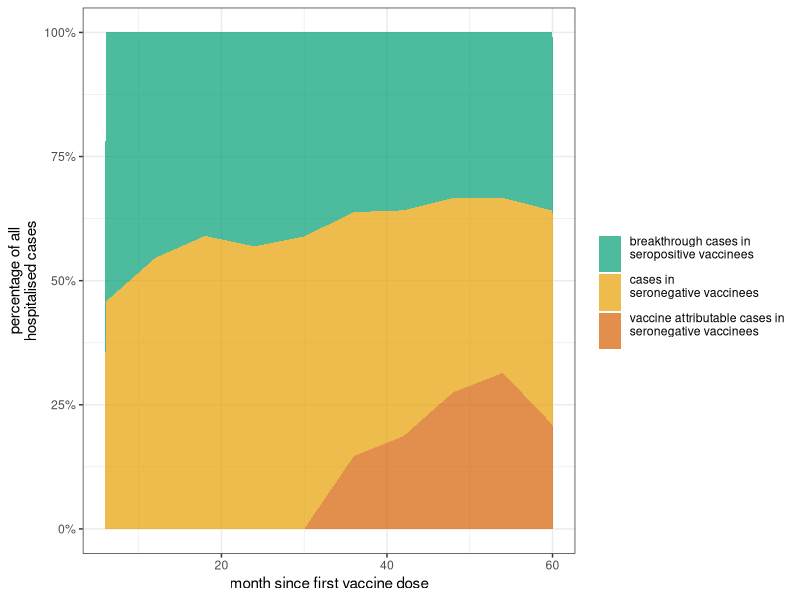
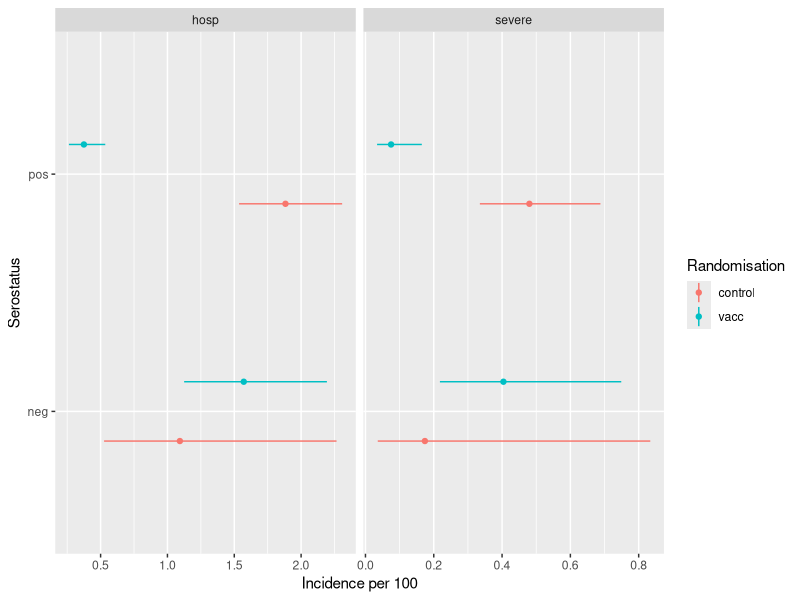
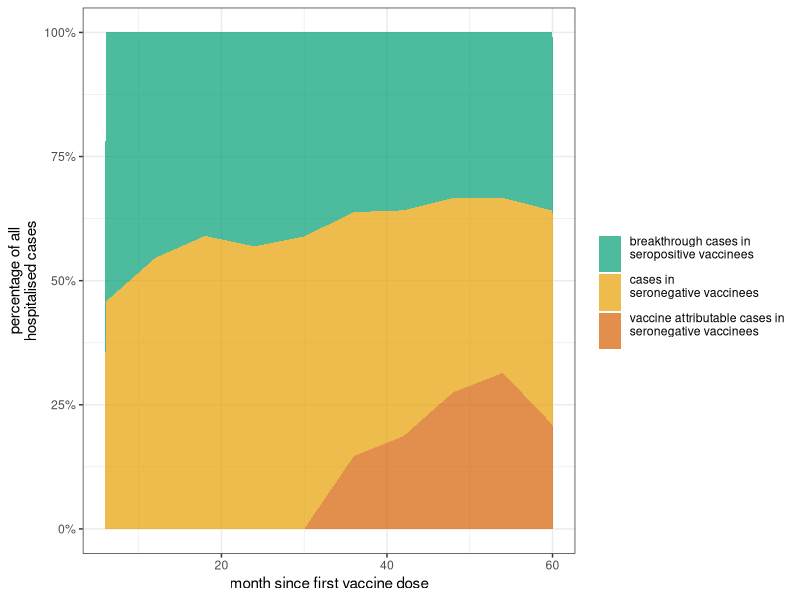

These figures' R source, in order:

# Expected relative proportion of breakthrough hospitalized dengue by serostatus in populations vaccinated with the CYD- tetravalent dengue vaccine in the Philippines
# written by Stefan Flasche using R version 3.5.3

# load packages
require(tidyverse)


# Data --------------------------------------------------------------------

# data: cumulative incidence over 5yrs observed in the trial and its stratification into 
#       seropositive and seronegative using PRNT50 with multiple imputation (in per 100). from Shridar Table S10
df <- tibble(no=1:8,
             randomisation = c("vacc","vacc","control","control","vacc","vacc","control","control"),
             serostatus = c("pos","neg","pos","neg","pos","neg","pos","neg"),
             outcome = c(rep("hosp",4),rep("severe",4)),
             incidence.ph.mid = c(.375,1.571,1.883,1.093,0.075,0.404,0.48,0.174),
             incidence.ph.lo = c(.263,1.125,1.536,.526,0.034,0.218,0.335,0.036),
             incidence.ph.hi = c(.535,2.193,2.307,2.265,0.165,0.749,0.688,0.834))

#seroprevalence Phil
sp=.70

# Cumulative proportion of 9-16y olds hospitalised with Dengue over time (0m - 60m). Digitalised from Sridhar Figure 3
df.time <- tibble(time = rep(c(0,6,12,18,24,30,36,42,48,54,60),4),
                  randomisation = c(rep("vacc",11*2),rep("control",11*2)),
                  serostatus = rep(c(rep("pos",11),rep("neg",11)),2),
                  incidence = c(0,0.031,0.051,0.061,0.113,0.153,0.184,0.235,0.276,0.307,0.368,
                                0,0.061,0.143,0.205,0.348,0.512,0.757,0.982,1.289,1.432,1.535,
                                0,0.143,0.307,0.573,0.982,1.125,1.350,1.514,1.678,1.739,1.862,
                                0,0.082,0.164,0.399,0.471,0.522,0.583,0.696,0.757,0.757,1.033),
                  No.at.Risk =c(1503,1490,1462,1453,1447,1434,1422,1403,1351,1284,1226,
                                375,374,368,366,364,361,358,350,339,322,311,
                                730,725,705,699,695,689,688,686,658,615,592,
                                207,207,201,199,199,195,194,192,185,174,167))
                  
# plot data
p.data <- df %>% ggplot(aes(x= serostatus, y = incidence.ph.mid, ymin = incidence.ph.lo, ymax = incidence.ph.hi,color=randomisation)) +
  geom_linerange(position=position_dodge(width = 0.5)) +
  geom_point(position=position_dodge(width = 0.5)) +
  facet_grid(.~outcome, scales = "free") +
  coord_flip() + ylab("incidence per 100") +
  labs(y = "Incidence per 100", x = "Serostatus", color = "Randomisation")
ggsave(filename = "Pics\\Fig_Data.tiff",p.data ,unit="cm", width = 14, height = 5, compression = "lzw", dpi = 300)


### analyses on cumulative 5y estimates
vph = subset(df, randomisation=="vacc" & serostatus == "pos" & outcome =="hosp")$incidence.ph.mid
vnh = subset(df, randomisation=="vacc" & serostatus == "neg" & outcome =="hosp")$incidence.ph.mid
cph = subset(df, randomisation=="control" & serostatus == "pos" & outcome =="hosp")$incidence.ph.mid
cnh = subset(df, randomisation=="control" & serostatus == "neg" & outcome =="hosp")$incidence.ph.mid
vps = subset(df, randomisation=="vacc" & serostatus == "pos" & outcome =="severe")$incidence.ph.mid
vns = subset(df, randomisation=="vacc" & serostatus == "neg" & outcome =="severe")$incidence.ph.mid
cps = subset(df, randomisation=="control" & serostatus == "pos" & outcome =="severe")$incidence.ph.mid
cns = subset(df, randomisation=="control" & serostatus == "neg" & outcome =="severe")$incidence.ph.mid

#increase in seroneg vaccinees
vnh/cnh
vns/cns #severe

#RR in seropo / seroneg controls
cph/cnh
cps/cns #severe

#reduction in seropos vaccinees
1-vph/cph
1-vps/cps#severe

#cases averted in seropos vacc per 1 seroneg vacc case
sp*(cph-vph) / ((1-sp)*(vnh-cnh))
sp*(cps-vps) / ((1-sp)*(vns-cns))#severe

# breakthrough among all hospitalised
sp*vph  / (sp*vph + (1-sp)*vnh)
sp*vps  / (sp*vps + (1-sp)*vns)#severe

#proportion of excess cases among the cases in seronegatives
1-cnh/vnh
1-cns/vns#severe

#proportion of excess cases among all cases
(1-(sp*vph  / (sp*vph + (1-sp)*vnh))) * (1-cnh/vnh)
(1-(sp*vps  / (sp*vps + (1-sp)*vns))) * (1-cns/vns)#severe

# proportion of cases averted through vacc
1 - (sp*vph+(1-sp)*vnh) / (sp*cph+(1-sp)*cnh)
1 - (sp*vps+(1-sp)*vns) / (sp*cps+(1-sp)*cns)


#calculate  time dependent proportion of cases attributeable to breakthrough in seropositive, and excess cases n seronegative vaccinees
  #proportion of excess cases among the cases in seronegatives by time
  excess.prop = 1 - subset(df.time, randomisation=="control" & serostatus=="neg")$incidence / subset(df.time, randomisation=="vacc" & serostatus=="neg")$incidence
  excess.prop = excess.prop * (excess.prop>0)
  
df.prop = tibble(serostatus = c("neg","pos"),
                 prop = c(1-sp,sp))
data.time = df.time %>% merge(df.prop) %>% 
  mutate(cases = incidence*prop*830000/100) %>% 
  select(serostatus:randomisation, cases) %>%
  spread(serostatus, cases) %>%
  mutate(propSeroNeg = neg/(pos+neg)) %>%
  filter(randomisation=="vacc") %>%
  mutate(propVaccINduced = propSeroNeg * excess.prop) %>%
  mutate(propSeroNeg = propSeroNeg - propVaccINduced) %>%
  mutate(propSeroPos = 1-propSeroNeg-propVaccINduced) %>%
  gather(key = "key", value="prop", -(time:pos)) 
data.time$key = factor(data.time$key, levels = c("propSeroPos","propSeroNeg","propVaccINduced"))
data.time %>%
  ggplot(aes(x=time, y=prop, fill=key))+ 
  geom_area(alpha=.7) + 
  coord_cartesian(ylim=c(0,1)) + 
  scale_y_continuous(labels = scales::percent) +
  scale_fill_manual(values = c("#009E73","#E69F00","#D55E00"), name = "", labels = c("breakthrough cases in\nseropositive vaccinees\n", "cases in\nseronegative vaccinees\n", "vaccine attributable cases in\nseronegative vaccinees\n"))+
  theme_bw() +
  xlab("month since first vaccine dose") + ylab("percentage of all\nhospitalised cases")
ggsave(filename = "Pics\\Fig_PropCases.tiff",unit="cm", width = 17, height = 7, compression = "lzw", dpi = 300)
